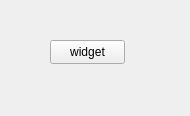
<?xml version="1.0" encoding="UTF-8"?>
<ui version="4.0">
 <class>Form</class>
 <widget class="QWidget" name="Form">
  <property name="geometry">
   <rect>
    <x>0</x>
    <y>0</y>
    <width>190</width>
    <height>116</height>
   </rect>
  </property>
  <property name="windowTitle">
   <string>Form</string>
  </property>
  <widget class="QPushButton" name="pushButton">
   <property name="geometry">
    <rect>
     <x>50</x>
     <y>40</y>
     <width>75</width>
     <height>24</height>
    </rect>
   </property>
   <property name="text">
    <string>widget</string>
   </property>
  </widget>
 </widget>
 <resources/>
 <connections/>
</ui>
